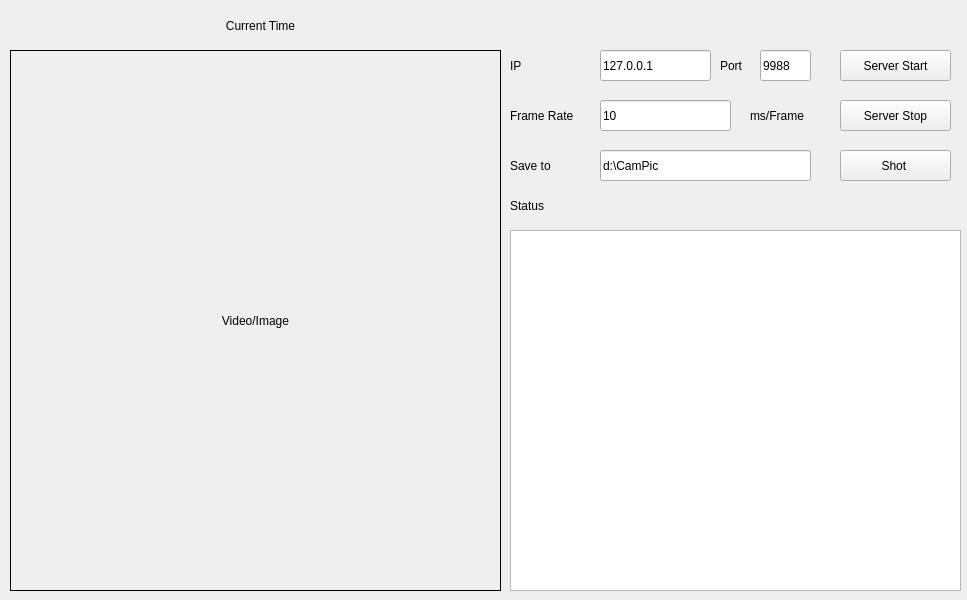
<?xml version="1.0" encoding="UTF-8"?>
<ui version="4.0">
 <class>MainWindow</class>
 <widget class="QMainWindow" name="MainWindow">
  <property name="geometry">
   <rect>
    <x>0</x>
    <y>0</y>
    <width>967</width>
    <height>600</height>
   </rect>
  </property>
  <property name="sizePolicy">
   <sizepolicy hsizetype="Expanding" vsizetype="Expanding">
    <horstretch>0</horstretch>
    <verstretch>0</verstretch>
   </sizepolicy>
  </property>
  <property name="windowTitle">
   <string>MainWindow</string>
  </property>
  <widget class="QWidget" name="centralwidget">
   <widget class="QLabel" name="label">
    <property name="geometry">
     <rect>
      <x>10</x>
      <y>50</y>
      <width>491</width>
      <height>541</height>
     </rect>
    </property>
    <property name="sizePolicy">
     <sizepolicy hsizetype="Expanding" vsizetype="Expanding">
      <horstretch>0</horstretch>
      <verstretch>0</verstretch>
     </sizepolicy>
    </property>
    <property name="frameShape">
     <enum>QFrame::Box</enum>
    </property>
    <property name="text">
     <string>Video/Image</string>
    </property>
    <property name="alignment">
     <set>Qt::AlignCenter</set>
    </property>
   </widget>
   <widget class="QPushButton" name="btnPhto">
    <property name="geometry">
     <rect>
      <x>840</x>
      <y>150</y>
      <width>111</width>
      <height>31</height>
     </rect>
    </property>
    <property name="text">
     <string>Shot </string>
    </property>
   </widget>
   <widget class="QLabel" name="label_stat">
    <property name="geometry">
     <rect>
      <x>510</x>
      <y>190</y>
      <width>41</width>
      <height>31</height>
     </rect>
    </property>
    <property name="text">
     <string>Status</string>
    </property>
   </widget>
   <widget class="QLabel" name="label_port">
    <property name="geometry">
     <rect>
      <x>720</x>
      <y>50</y>
      <width>31</width>
      <height>31</height>
     </rect>
    </property>
    <property name="text">
     <string>Port</string>
    </property>
   </widget>
   <widget class="QLineEdit" name="lineEdit_port">
    <property name="geometry">
     <rect>
      <x>760</x>
      <y>50</y>
      <width>51</width>
      <height>31</height>
     </rect>
    </property>
    <property name="text">
     <string>9988</string>
    </property>
   </widget>
   <widget class="QPushButton" name="btn_listen">
    <property name="geometry">
     <rect>
      <x>840</x>
      <y>50</y>
      <width>111</width>
      <height>31</height>
     </rect>
    </property>
    <property name="text">
     <string>Server Start</string>
    </property>
   </widget>
   <widget class="QLabel" name="label_IP">
    <property name="geometry">
     <rect>
      <x>510</x>
      <y>50</y>
      <width>31</width>
      <height>31</height>
     </rect>
    </property>
    <property name="text">
     <string>IP</string>
    </property>
   </widget>
   <widget class="QLineEdit" name="lineEdit_IP">
    <property name="geometry">
     <rect>
      <x>600</x>
      <y>50</y>
      <width>111</width>
      <height>31</height>
     </rect>
    </property>
    <property name="text">
     <string>127.0.0.1</string>
    </property>
   </widget>
   <widget class="QLabel" name="label_save">
    <property name="geometry">
     <rect>
      <x>510</x>
      <y>150</y>
      <width>51</width>
      <height>31</height>
     </rect>
    </property>
    <property name="text">
     <string>Save to</string>
    </property>
   </widget>
   <widget class="QLineEdit" name="lineEdit_save">
    <property name="geometry">
     <rect>
      <x>600</x>
      <y>150</y>
      <width>211</width>
      <height>31</height>
     </rect>
    </property>
    <property name="text">
     <string>d:\CamPic</string>
    </property>
   </widget>
   <widget class="QTextBrowser" name="textBrowser_status">
    <property name="geometry">
     <rect>
      <x>510</x>
      <y>230</y>
      <width>451</width>
      <height>361</height>
     </rect>
    </property>
   </widget>
   <widget class="QLabel" name="label_time">
    <property name="geometry">
     <rect>
      <x>20</x>
      <y>10</y>
      <width>481</width>
      <height>31</height>
     </rect>
    </property>
    <property name="text">
     <string>Current Time</string>
    </property>
    <property name="alignment">
     <set>Qt::AlignCenter</set>
    </property>
   </widget>
   <widget class="QPushButton" name="btn_listen_clsconn">
    <property name="geometry">
     <rect>
      <x>840</x>
      <y>100</y>
      <width>111</width>
      <height>31</height>
     </rect>
    </property>
    <property name="text">
     <string>Server Stop</string>
    </property>
   </widget>
   <widget class="QLabel" name="label_fr">
    <property name="geometry">
     <rect>
      <x>510</x>
      <y>100</y>
      <width>71</width>
      <height>31</height>
     </rect>
    </property>
    <property name="text">
     <string>Frame Rate</string>
    </property>
   </widget>
   <widget class="QLineEdit" name="lineEdit_time">
    <property name="geometry">
     <rect>
      <x>600</x>
      <y>100</y>
      <width>131</width>
      <height>31</height>
     </rect>
    </property>
    <property name="text">
     <string>10</string>
    </property>
   </widget>
   <widget class="QLabel" name="label_unit">
    <property name="geometry">
     <rect>
      <x>750</x>
      <y>100</y>
      <width>61</width>
      <height>31</height>
     </rect>
    </property>
    <property name="text">
     <string>ms/Frame</string>
    </property>
   </widget>
  </widget>
 </widget>
 <resources/>
 <connections/>
</ui>
